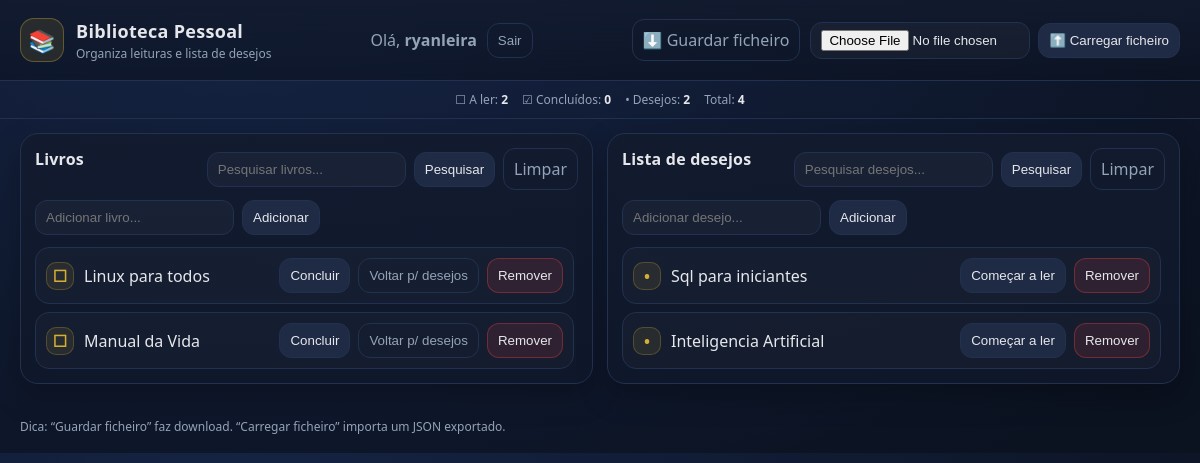
Screenshot of / (signed in) with the database file from the repository.
### app.py (models this page shows)
class User(db.Model, UserMixin):
    id = db.Column(db.Integer, primary_key=True)
    username = db.Column(db.String(80), unique=True, nullable=False)
    password_hash = db.Column(db.String(255), nullable=False)

class Livro(db.Model):
    id = db.Column(db.Integer, primary_key=True)
    titulo = db.Column(db.String(200), nullable=False)
    concluido = db.Column(db.Boolean, default=False, nullable=False)
    user_id = db.Column(db.Integer, db.ForeignKey("user.id"), nullable=False)

class Desejo(db.Model):
    id = db.Column(db.Integer, primary_key=True)
    titulo = db.Column(db.String(200), nullable=False)
    user_id = db.Column(db.Integer, db.ForeignKey("user.id"), nullable=False)

### app.py (the view)
@app.get("/")
@login_required
def index():
    q_livros = request.args.get("q_livros", "").strip().lower()
    q_desejos = request.args.get("q_desejos", "").strip().lower()
    livros = Livro.query.filter_by(user_id=current_user.id).all()
    desejos = Desejo.query.filter_by(user_id=current_user.id).all()
    livros = ordenar_livros(livros)
    if q_livros:
        livros = [x for x in livros if q_livros in x.titulo.lower()]
    if q_desejos:
        desejos = [x for x in desejos if q_desejos in x.titulo.lower()]
    a_ler = Livro.query.filter_by(user_id=current_user.id, concluido=False).count()
    concluidos = Livro.query.filter_by(user_id=current_user.id, concluido=True).count()
    total_desejos = Desejo.query.filter_by(user_id=current_user.id).count()
    total = a_ler + concluidos + total_desejos
    return render_template(
        "index.html",
        livros=livros,
        desejos=desejos,
        q_livros=request.args.get("q_livros", ""),
        q_desejos=request.args.get("q_desejos", ""),
        status={"a_ler": a_ler, "concluidos": concluidos, "desejos": total_desejos, "total": total},
        username=current_user.username
    )

### app.py (called while the page is built)
@login_manager.user_loader
def load_user(user_id):
    return db.session.get(User, int(user_id))

def ordenar_livros(livros):
    return sorted(livros, key=lambda x: (1 if x.concluido else 0, x.titulo.strip().lower()))

### templates/index.html (shortened to what this page needs)
<!doctype html>
<html lang="pt">
<head>
  <link rel="stylesheet" href="{{ url_for('static', filename='style.css') }}">
</head>
<body>
<header class="topbar">
  <div class="brand">
    <div class="logo">📚</div>
    <div>
      <h1>Biblioteca Pessoal</h1>
      <p>Organiza leituras e lista de desejos</p>
    </div>
  </div>
  <div class="user-area">
  <span class="muted">Olá, <b>{{ username }}</b></span>
  <form method="post" action="/logout">
    <button type="submit" class="ghost">Sair</button>
  </form>
 </div>
  <div class="top-actions">
    <a href="/exportar" class="ghost">⬇️ Guardar ficheiro</a>
    <form class="upload" method="post" action="/importar" enctype="multipart/form-data">
      <input id="ficheiro" type="file" name="ficheiro" accept=".json" required>
      <button type="submit">⬆️ Carregar ficheiro</button>
    </form>
  </div>
</header>
<div class="statusbar">
  <span>☐ A ler: <b>{{ status.a_ler }}</b></span>
  <span>☑ Concluídos: <b>{{ status.concluidos }}</b></span>
  <span>• Desejos: <b>{{ status.desejos }}</b></span>
  <span>Total: <b>{{ status.total }}</b></span>
</div>
<main class="grid">
  <section class="card">
    <div class="card-head">
      <h2>Livros</h2>
      <form class="search" method="get" action="/">
        <input name="q_livros" placeholder="Pesquisar livros..." value="{{ q_livros }}">
        <button type="submit">Pesquisar</button>
        <a class="ghost" href="/">Limpar</a>
      </form>
    </div>
    <form class="add" method="post" action="/livros/add">
      <input name="titulo" placeholder="Adicionar livro..." required>
      <button type="submit">Adicionar</button>
    </form>
    <ul class="list">
      {% for x in livros %}
      <li class="item {{ 'done' if x.concluido else '' }}">
        <div class="title">
          <span class="badge">{{ "☑" if x.concluido else "☐" }}</span>
          {{ x.titulo }}
        </div>
        <div class="actions">
          <form method="post" action="/livros/toggle/{{ x.id }}">
            <button type="submit">{{ "Reabrir" if x.concluido else "Concluir" }}</button>
          </form>
          {% if not x.concluido %}
          <form method="post" action="/livros/mover_para_desejos/{{ x.id }}">
            <button type="submit" class="ghost">Voltar p/ desejos</button>
          </form>
          {% endif %}
          <form method="post" action="/livros/delete/{{ x.id }}">
            <button type="submit" class="danger">Remover</button>
          </form>
        </div>
      </li>
      {% endfor %}
    </ul>
  </section>
  <section class="card">
    <div class="card-head">
      <h2>Lista de desejos</h2>
      <form class="search" method="get" action="/">
        <input name="q_desejos" placeholder="Pesquisar desejos..." value="{{ q_desejos }}">
        <button type="submit">Pesquisar</button>
        <a class="ghost" href="/">Limpar</a>
      </form>
    </div>
    <form class="add" method="post" action="/desejos/add">
      <input name="titulo" placeholder="Adicionar desejo..." required>
      <button type="submit">Adicionar</button>
    </form>
    <ul class="list">
      {% for x in desejos %}
      <li class="item">
        <div class="title">
          <span class="badge">•</span>
          {{ x.titulo }}
        </div>
        <div class="actions">
          <form method="post" action="/desejos/mover_para_livros/{{ x.id }}">
            <button type="submit">Começar a ler</button>
          </form>
          <form method="post" action="/desejos/delete/{{ x.id }}">
            <button type="submit" class="danger">Remover</button>
          </form>
        </div>
      </li>
      {% endfor %}
    </ul>
  </section>
</main>
<footer class="footer">
  <span>Dica: “Guardar ficheiro” faz download. “Carregar ficheiro” importa um JSON exportado.</span>
</footer>
</body>
</html>

### static/style.css (style rules this page uses)
:root { --bg:#0b1220; --card:#121b2e; --card2:#0f172a; --text:#e5e7eb; --muted:#94a3b8; --line:#22314f; --accent:#d4af37; --danger:#ef4444; --btn:#1f2a44; }
* { box-sizing:border-box; }
body { margin:0; font-family: system-ui, -apple-system, Segoe UI, Roboto, Arial, sans-serif; background: radial-gradient(1200px 600px at 20% 0%, #152343, var(--bg)); color:var(--text); }
.topbar { padding:18px 20px; display:flex; gap:16px; align-items:center; justify-content:space-between; border-bottom:1px solid var(--line); background: linear-gradient(180deg, rgba(18,27,46,.9), rgba(11,18,32,.6)); position: sticky; top:0; backdrop-filter: blur(8px); }
.brand { display:flex; gap:12px; align-items:center; }
.logo { width:44px; height:44px; display:grid; place-items:center; border-radius:14px; background: rgba(212,175,55,.12); border:1px solid rgba(212,175,55,.35); font-size:22px; }
h1 { margin:0; font-size:18px; letter-spacing:.3px; }
.brand p { margin:2px 0 0; color:var(--muted); font-size:12px; }
.grid { display:grid; grid-template-columns: 1fr 1fr; gap:14px; padding:14px 20px 24px; }
.card { background: linear-gradient(180deg, rgba(18,27,46,.95), rgba(15,23,42,.85)); border:1px solid var(--line); border-radius:18px; padding:14px; box-shadow: 0 12px 30px rgba(0,0,0,.25); }
.card-head { display:flex; justify-content:space-between; align-items:flex-start; gap:10px; margin-bottom:10px; }
h2 { margin:0; font-size:16px; letter-spacing:.2px; }
.search { display:flex; gap:8px; align-items:center; }
.add { display:flex; gap:8px; margin-bottom:12px; }
input { background: rgba(255,255,255,.03); border:1px solid var(--line); color:var(--text); padding:9px 10px; border-radius:12px; outline:none; min-width: 160px; }
button, .ghost { background: var(--btn); border:1px solid var(--line); color:var(--text); padding:9px 10px; border-radius:12px; cursor:pointer; text-decoration:none; display:inline-flex; align-items:center; gap:6px; }
.ghost { background: transparent; color: var(--muted); }
.danger { background: rgba(239,68,68,.12); border-color: rgba(239,68,68,.35); }
.list { list-style:none; margin:0; padding:0; display:flex; flex-direction:column; gap:8px; max-height: 360px; overflow:auto; padding-right: 4px; }
.item { display:flex; justify-content:space-between; align-items:center; gap:10px; padding:10px 10px; border-radius:14px; border:1px solid var(--line); background: rgba(255,255,255,.02); }
.title { display:flex; gap:10px; align-items:center; }
.badge { width:28px; height:28px; display:grid; place-items:center; border-radius:10px; background: rgba(212,175,55,.10); border:1px solid rgba(212,175,55,.25); color: var(--accent); font-weight:700; }
.actions { display:flex; gap:8px; flex-wrap:wrap; justify-content:flex-end; }
.footer { padding:10px 20px 18px; color:var(--muted); font-size:12px; }
.top-actions { display:flex; gap:10px; align-items:center; flex-wrap:wrap; justify-content:flex-end; }
.upload { display:flex; gap:8px; align-items:center; }
.upload input[type="file"] { max-width: 220px; padding: 7px 10px; }
.statusbar { display:flex; gap:14px; flex-wrap:wrap; justify-content:center; padding:10px 20px; color:var(--muted); font-size:12px; border-bottom:1px solid var(--line); }
.statusbar b { color:var(--text); }
.user-area { display:flex; gap:10px; align-items:center; justify-content:flex-end; }
.muted { color: var(--muted); }

### rows the page displays
User: username "ryanleira"
Livro: titulo "Linux para todos", concluido "Concluir"
Livro: titulo "Manual da Vida", concluido "Concluir"
Desejo: titulo "Sql para iniciantes"
Desejo: titulo "Inteligencia Artificial"

### other values shown
{{ status.a_ler }} "2"
{{ status.concluidos }} "0"
{{ status.desejos }} "2"
{{ status.total }} "4"
